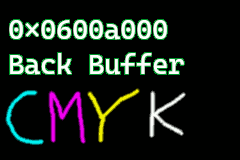
#> input picture examples/mode4flip/back.bmp, 240 x 160 px, given in place of bad_apple.mp4, which was not available
$ python create_simple_frames.py
#> lines starting #> are read from the running program, lines starting #| are printed output that depends on the picture; after the words box and inside, x2 and y2 are one past the last pixel; in counts of white or black regions, pixels touching at a corner belong together; pictures that were not available may be replaced by others from this repository, and a replacement may not be noted
#!/usr/bin/env -S uv run
# /// script
# dependencies = ["opencv-python", "numpy"]
# ///

"""
Simple frame extraction for Bad Apple demo
Extracts video frames at target FPS and saves as raw binary data
"""

from pathlib import Path
import shutil


def extract_frames_from_video(video_path, output_dir, start_time=0.0, duration=40.0, target_fps=20):
    """Extract frames from video at target FPS and save as raw binary data"""
#> called with video_path = 'src/bad_apple.mp4', output_dir = 'assets/simple_frames', start_time = 0, duration = 40, target_fps = 20
    import cv2
    import numpy as np

    output_dir = Path(output_dir)
    output_dir.mkdir(parents=True, exist_ok=True)

    # Open video
    cap = cv2.VideoCapture(video_path)
    total_frames = int(cap.get(cv2.CAP_PROP_FRAME_COUNT))
    fps = cap.get(cv2.CAP_PROP_FPS)
    total_duration = total_frames / fps

    print(f"Video: {total_frames} frames at {fps:.2f} fps ({total_duration:.2f} seconds)")
    print(f"Extracting: {start_time:.1f}s to {start_time + duration:.1f}s ({duration:.1f}s total)")
    print(f"Target: {target_fps} FPS playback")

    start_frame = int(start_time * fps)
    end_frame = int((start_time + duration) * fps)
    frame_range = end_frame - start_frame
    target_frame_count = int(duration * target_fps)

    print(f"Frame range: {start_frame} to {end_frame} ({frame_range} frames)")
    print(f"Will extract: {target_frame_count} frames at {fps:.1f} FPS")
    print(f"Playback: {target_frame_count} frames ÷ {target_fps} FPS = {target_frame_count/target_fps:.1f} seconds")

    frame_count = 0

    for i in range(target_frame_count):
        source_frame_pos = start_frame + (i * frame_range / target_frame_count)
        frame_index = int(source_frame_pos)

        cap.set(cv2.CAP_PROP_POS_FRAMES, frame_index)
        ret, frame = cap.read()

        if ret:
            gray = cv2.cvtColor(frame, cv2.COLOR_BGR2GRAY)
            resized = cv2.resize(gray, (240, 160))
            _, binary = cv2.threshold(resized, 128, 1, cv2.THRESH_BINARY)

            output_file = output_dir / f"frame_{frame_count:04d}.raw"
            binary.astype(np.uint8).tofile(output_file)
            frame_count += 1

            if frame_count % 100 == 0:
                print(f"Extracted {frame_count} frames...")
#> this loop made 31 passes
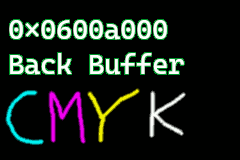
#> input picture examples/mode4flip/back.bmp, 240 x 160 px, given in place of bad_apple.mp4, which was not available
#> pass 1, in extract_frames_from_video, `gray = cv2.cvtColor(frame, cv2.COLOR_BGR2GRAY)`:
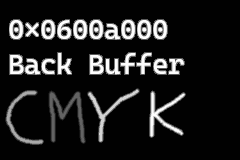
#> gray: shape (160, 240); min 1, max 253, mean 30.5
#> pass 1, in extract_frames_from_video, `_, binary = cv2.threshold(resized, 128, 1, cv2.THRESH_BINARY)`:
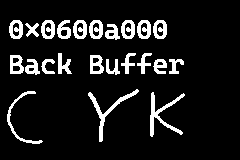
#> binary: shape (160, 240); values 0 (black) and 1 (white), 10.6% white; 23 white regions, largest, box (x1, y1, x2, y2) and area: (150, 92, 185, 137) 404, (88, 89, 139, 142) 381, (7, 91, 43, 144) 251
#> frame is the input picture: shape (160, 240, 3); mean B, G, R 27.9, 32.4, 26.5
#> after the loop, frame_count = 30

    cap.release()
    print(f"Extracted {frame_count} frames to {output_dir}")
    print(f"Quality: {fps:.1f} FPS source → {target_fps} FPS playback")
    print(f"Playback: {frame_count} frames ÷ {target_fps} FPS = {frame_count/target_fps:.1f} seconds")


def generate_zig_code(frames_dir, output_file):
    """Generate Zig code for all frame data"""
    frames_dir = Path(frames_dir)
    output_file = Path(output_file)

    frame_files = sorted(frames_dir.glob("frame_*.raw"))

    if not frame_files:
        print("No frame files found!")
        return

    # Generate Zig source code
    with open(output_file, "w") as f:
        f.write("// Auto-generated frame data for Bad Apple demo\n")
        f.write("// Contains binary frame data as byte arrays\n\n")

        # Write frame count constant
        f.write(f"pub const FRAME_COUNT: u32 = {len(frame_files)};\n\n")

        # Write each frame as a named aligned object. The renderer uses DMA32,
        # so the ROM source address must be 4-byte aligned.
        for i, frame_file in enumerate(frame_files):
            with open(frame_file, "rb") as frame_f:
                data = frame_f.read()

            hex_data = ", ".join(f"0x{b:02x}" for b in data)
            f.write(f"const frame_{i:04d} align(4) = [_]u8{{ {hex_data} }};\n")

        f.write("\npub const frame_data = [_][]align(4) const u8{\n")
        for i, _ in enumerate(frame_files):
            f.write(f"    &frame_{i:04d},\n")

        f.write("};\n")

    print(f"Generated Zig code for {len(frame_files)} frames...")


if __name__ == "__main__":
    # Path to the Bad Apple video
    video_path = "src/bad_apple.mp4"

    frames_dir = Path("assets/simple_frames")
    if frames_dir.exists():
        shutil.rmtree(frames_dir)
    frames_dir.mkdir(parents=True, exist_ok=True)

    START_TIME = 0.0
    DURATION = 40.0
    TARGET_FPS = 20

    # Extract frames
    frames_dir = "assets/simple_frames"
    extract_frames_from_video(
        video_path,
        frames_dir,
        start_time=START_TIME,
        duration=DURATION,
        target_fps=TARGET_FPS
    )

    # Generate Zig code
    output_file = "src/assets/simple_frames.zig"
    generate_zig_code(frames_dir, output_file)

    print("Frame extraction complete!")

$ run again, on examples/mode4flip/front.bmp
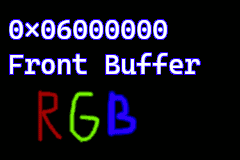
#> input picture examples/mode4flip/front.bmp, 240 x 160 px, given in place of bad_apple.mp4, which was not available
#> the loop in extract_frames_from_video, `for i in range(target_frame_count):` made 31 passes
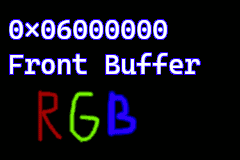
#> input picture examples/mode4flip/front.bmp, 240 x 160 px, given in place of bad_apple.mp4, which was not available
#> pass 1, in extract_frames_from_video, `gray = cv2.cvtColor(frame, cv2.COLOR_BGR2GRAY)`:
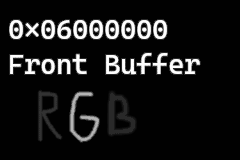
#> gray: shape (160, 240); min 1, max 254, mean 24
#> pass 1, in extract_frames_from_video, `_, binary = cv2.threshold(resized, 128, 1, cv2.THRESH_BINARY)`:
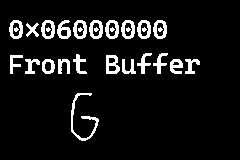
#> binary: shape (160, 240); values 0 (black) and 1 (white), 8.3% white; 30 white regions (8 under 20 px), largest, box (x1, y1, x2, y2) and area: (71, 93, 99, 141) 276, (106, 55, 120, 74) 170, (57, 20, 71, 39) 149
#> in extract_frames_from_video, frame is the input picture: shape (160, 240, 3); mean B, G, R 35.2, 21.7, 23.2
#> after the loop in extract_frames_from_video, `for i in range(target_frame_count):`: frame_count = 30
